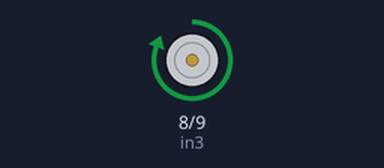
A sketch run on a simulated Arduino Uno, built with avr-gcc and run on an emulated ATmega328P. Shown: motor-driver pin pairs drawn as motors (green arrow = first pin HIGH = forward, orange = second pin HIGH = backward, longer = more drive, scaled by the enable pin).

Above: at 1.5 s.
At 3.2 s:
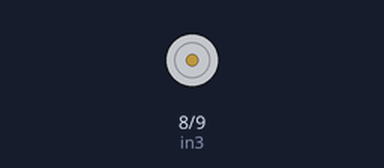
At 5.0 s:
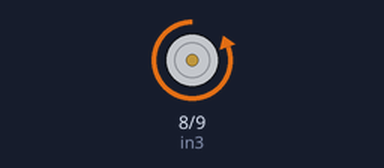
Timing chart, 0 to 9.1 s (numbered marks = the images above):
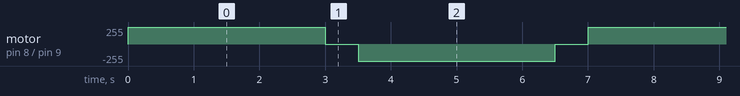

The sketch:

Simple_Motor_Check.ino
```cpp
int in3 = 8;
int in4 = 9;
int enB = 10;

void setup() {
  // put your setup code here, to run once:
  pinMode(in3, OUTPUT);
  pinMode(in4, OUTPUT);
  pinMode(enB, OUTPUT);
}


void rotR(){
  digitalWrite(in3, HIGH);
  digitalWrite(in4, LOW);
  analogWrite(enB, 255);
  delay(3000);
  digitalWrite(in3, LOW);
  digitalWrite(in4, LOW);

}

void rotL(){
  digitalWrite(in3, LOW);
  digitalWrite(in4, HIGH);
  analogWrite(enB, 255);
  delay(3000);
  digitalWrite(in3, LOW);
  digitalWrite(in4, LOW);

}

void loop() {
  // put your main code here, to run repeatedly:
  rotR();
  delay(500);
  rotL();
  delay(500);
}
```

Measured:
- by itself, motor on pin 8 (in3) / pin 9 (in4): repeats every 7.0 s: stopped 0.50 s, backward 255/255 3.0 s, stopped 0.50 s, forward 255/255 3.0 s
